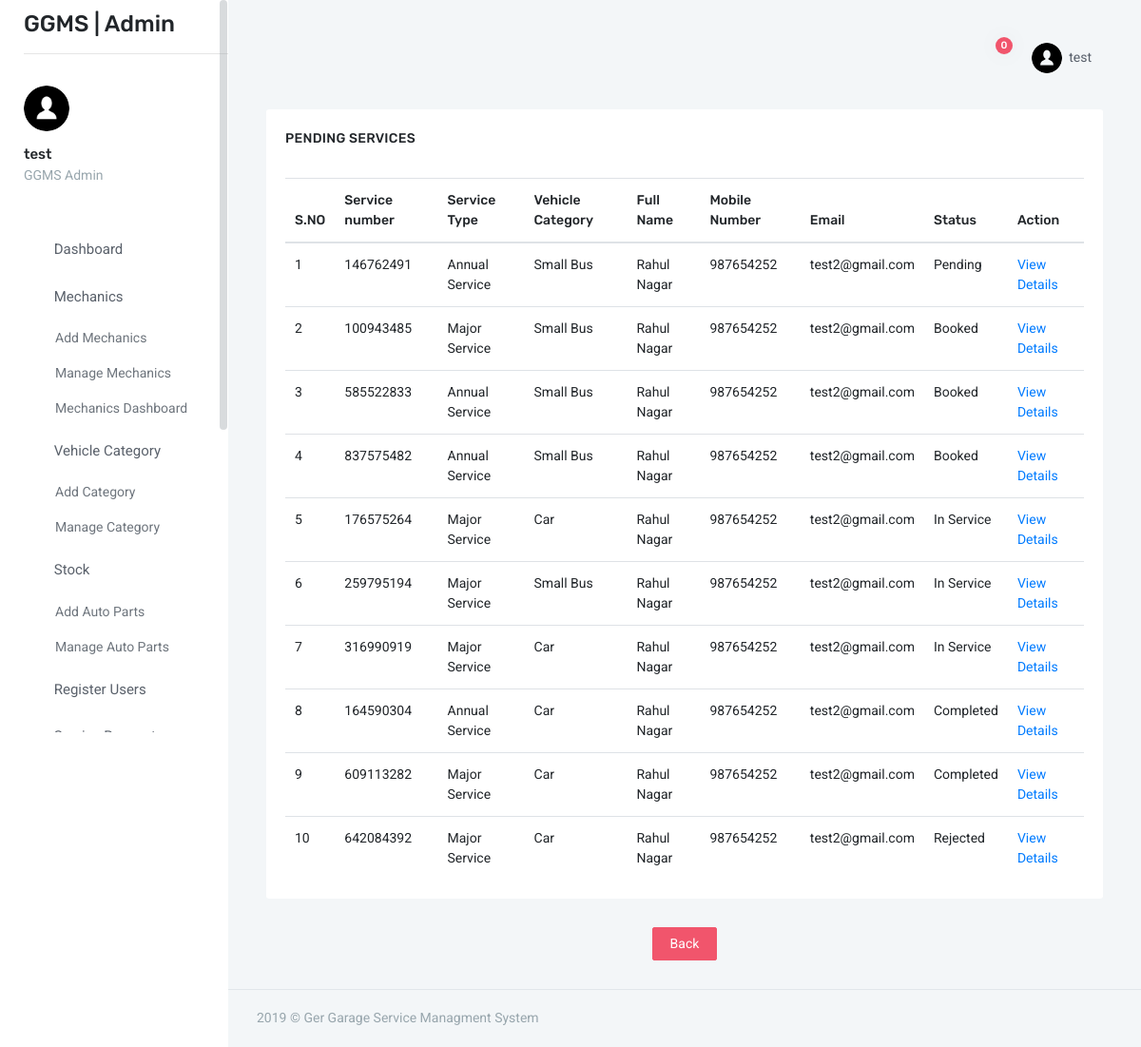
/admin/all-services.php (signed in), run on the app's committed database.
### tables this page shows
CREATE TABLE `tblservicerequest` (
  `ID` int(10) NOT NULL,
  `UserId` int(10) NOT NULL,
  `ServiceNumber` varchar(20) NOT NULL,
  `ServiceType` varchar(120) NOT NULL,
  `Category` varchar(120) NOT NULL,
  `VehicleName` varchar(120) NOT NULL,
  `VehicleModel` varchar(120) NOT NULL,
  `VehicleBrand` varchar(120) NOT NULL,
  `VehicleRegno` varchar(120) NOT NULL,
  `ServiceDate` date NOT NULL,
  `ServiceTime` varchar(100) NOT NULL,
  `DeliveryType` varchar(120) NOT NULL,
  `PickupAddress` varchar(120) NOT NULL,
  `Description` varchar(250) NOT NULL,
  `ServicerequestDate` timestamp NOT NULL DEFAULT CURRENT_TIMESTAMP ON UPDATE CURRENT_TIMESTAMP,
  `ServiceBy` varchar(120) NOT NULL,
  `ServiceCharge` int(10) NOT NULL,
  `PartsCharge` int(10) NOT NULL,
  `OtherCharge` int(10) NOT NULL,
  `AdminRemark` varchar(120) NOT NULL,
  `AdminStatus` varchar(120) NOT NULL,
  `AdminRemarkdate` timestamp NOT NULL DEFAULT CURRENT_TIMESTAMP
);

CREATE TABLE `tbluser` (
  `ID` int(10) NOT NULL,
  `FullName` varchar(120) NOT NULL,
  `MobileNo` int(20) NOT NULL,
  `Email` varchar(120) NOT NULL,
  `Password` varchar(120) NOT NULL,
  `RegDate` timestamp NOT NULL DEFAULT CURRENT_TIMESTAMP ON UPDATE CURRENT_TIMESTAMP
);

### admin/all-services.php (the view, shortened to what this page needs)
<?php
include('includes/dbconnection.php');
if (strlen($_SESSION['adid']==0)) {
  header('location:logout.php');
  } else{
?>
<!doctype html>
<html lang="en">
<head>
    <link href="assets/css/bootstrap.min.css" rel="stylesheet" type="text/css" />
    <link href="assets/css/icons.css" rel="stylesheet" type="text/css" />
    <link href="assets/css/metismenu.min.css" rel="stylesheet" type="text/css" />
    <link href="assets/css/style.css" rel="stylesheet" type="text/css" />
</head>
<body>
    <div id="wrapper">
        <?php include_once('includes/sidebar.php');?>
        <div class="content-page">
            <?php include_once('includes/header.php');?>
            <div class="content">
                <div class="container-fluid">
                    <div class="row">
                        <div class="col-12">
                            <div class="card-box">
                                <h4 class="m-t-0 header-title">Pending Services</h4>
                                <div class="row">
                                    <div class="col-12">
                                        <div class="p-20">
                                            <table class="table mb-0">
                                                <thead>
                                                    <tr>
                                                        <th>S.NO</th>
                                                        <th>Service number</th>
                                                        <th>Service Type</th>
                                                        <th>Vehicle Category</th>
                                                        <th>Full Name</th>
                                                        <th>Mobile Number</th>
                                                        <th>Email</th>
                                                        <th>Status</th>
                                                        <th>Action</th>
                                                    </tr>
                                                </thead>
                                                <?php
                                                    $ret=mysqli_query($con,"select tblservicerequest.ServiceType ,tblservicerequest.Category,tblservicerequest.ServiceNumber,tblservicerequest.AdminStatus,tblservicerequest.ID as apid, tbluser.FullName,tbluser.MobileNo,tbluser.Email,tbluser.RegDate from  tblservicerequest inner join tbluser on tbluser.ID=tblservicerequest.UserId order by tblservicerequest.AdminStatus ASC");
                                                    $cnt=1;
                                                    while ($row=mysqli_fetch_array($ret)) {
                                                ?>
                                                <tr>
                                                    <td><?php echo $cnt;?></td>
                                                    <td><?php  echo $row['ServiceNumber'];?></td>
                                                    <td><?php  echo $row['ServiceType'];?></td>
                                                    <td><?php  echo $row['Category'];?></td>
                                                    <td><?php  echo $row['FullName'];?></td>
                                                    <td><?php  echo $row['MobileNo'];?></td>
                                                    <td><?php  echo $row['Email'];?></td>
                                                    <td><?php  if($row['AdminStatus']==''){
                                                        echo "Pending";
                                                    }elseif($row['AdminStatus']==1){
                                                        echo "Booked";
                                                    }elseif($row['AdminStatus']==2){
                                                        echo "In Service";
                                                    }elseif($row['AdminStatus']==3){
                                                        echo "Completed";
                                                    }elseif($row['AdminStatus']==4){
                                                        echo "Collected";
                                                    }elseif($row['AdminStatus']==5){
                                                        echo "Scraped";
                                                    }elseif($row['AdminStatus']==6){
                                                        echo "Rejected";
                                                    }?></td>
                                                    <td><a
                                                            href="view-service-request.php?aticid=<?php echo $row['apid'];?>">View
                                                            Details</a></td>
                                                </tr>
                                                <?php
$cnt=$cnt+1;
}?>
                                            </table>
                                        </div>
                                    </div>
                                </div>
                            </div>
                        </div>
                    </div>
                </div>
            </div>
            <div class="col-12">
                <p style="text-align: center;"> <button type="cancel" name="cancel" class="btn btn-danger "
                        onClick="document.location.href='dashboard.php';">Back</button></p>
            </div>
            <?php include_once('includes/footer.php');?>
        </div>
    </div>
</body>
</html>
<?php }  ?>

### admin/includes/sidebar.php (shortened to what this page needs)
  <div class="left side-menu">
      <div class="slimscroll-menu" id="remove-scroll">
          <div class="topbar-left">
              <h3>GGMS | Admin </h3>
              <hr />
          </div>
          <div class="user-box">
              <div class="user-img">
                  <img src="assets/images/user.png" alt="user-img" title="Mat Helme" class="rounded-circle img-fluid">
              </div>
              <?php
$adid=$_SESSION['adid'];
$ret=mysqli_query($con,"select AdminName from tbladmin where ID='$adid'");
$row=mysqli_fetch_array($ret);
$name=$row['AdminName'];
?>
              <h5><?php echo $name; ?></a> </h5>
              <p class="text-muted">GGMS Admin</p>
          </div>
          <div id="sidebar-menu">
              <ul class="metismenu" id="side-menu">
                  <li>
                      <a href="dashboard.php">
                          <span> Dashboard </span>
                      </a>
                  </li>
                  <li>
                      <a href="javascript: void(0);"><i class="fi-layers"></i><span> Mechanics </span> <span
                              class="menu-arrow"></span></a>
                      <ul class="nav-second-level" aria-expanded="false">
                          <li><a href="add-mechanics.php">Add Mechanics</a></li>
                          <li><a href="manage-mechanics.php">Manage Mechanics</a></li>
                          <li><a href="mechanic-dashboard.php">Mechanics Dashboard</a></li>
                      </ul>
                  </li>
                  <li>
                      <a href="javascript: void(0);"><i class="fa fa-car"></i><span> Vehicle Category </span> <span
                              class="menu-arrow"></span></a>
                      <ul class="nav-second-level" aria-expanded="false">
                          <li><a href="add-category.php">Add Category</a></li>
                          <li><a href="manage-category.php">Manage Category</a></li>
                      </ul>
                  </li>
                  <li>
                      <a href="javascript: void(0);"><i class="fa fa-sticky-note"></i><span> Stock </span> <span
                              class="menu-arrow"></span></a>
                      <ul class="nav-second-level" aria-expanded="false">
                          <li><a href="add-parts.php">Add Auto Parts</a></li>
                          <li><a href="manage-parts.php">Manage Auto Parts</a></li>
                      </ul>
                  </li>
                  <li>
                      <a href="reg-user.php">
                          <i class="icon-people"></i> <span> Register Users </span>
                      </a>
                  </li>
                  <li>
                      <a href="javascript: void(0);"><i class="fa fa-book"></i><span> Service Request </span> <span
                              class="menu-arrow"></span></a>
                  </li>
              </ul>
          </div>
      </div>
  </div>

### admin/includes/header.php (shortened to what this page needs)
                <div class="topbar">
                    <nav class="navbar-custom">
                        <ul class="list-unstyled topbar-right-menu float-right mb-0">
 <?php
$ret=mysqli_query($con,"select tblservicerequest.ServiceNumber,tblservicerequest.ID as apid, tbluser.FullName,tblservicerequest.ServicerequestDate from  tblservicerequest inner join tbluser on tbluser.ID=tblservicerequest.UserId where tblservicerequest.AdminStatus is null");
$num=mysqli_num_rows($ret);?>
                            <li class="dropdown notification-list">
                                <a class="nav-link dropdown-toggle arrow-none" data-toggle="dropdown" href="#" role="button"
                                   aria-haspopup="false" aria-expanded="false">
                                    <i class="fi-bell noti-icon"></i>
                                    <span class="badge badge-danger badge-pill noti-icon-badge"><?php echo $num;?></span>
                                </a>
                            </li>
                            <?php
$adid=$_SESSION['adid'];
$ret=mysqli_query($con,"select AdminName from tbladmin where ID='$adid'");
$row=mysqli_fetch_array($ret);
$name=$row['AdminName'];
?>
                            <li class="dropdown notification-list">
                                <a class="nav-link dropdown-toggle nav-user" data-toggle="dropdown" href="#" role="button"
                                   aria-haspopup="false" aria-expanded="false">
                                    <img src="assets/images/user.png" alt="user" class="rounded-circle"> <span class="ml-1"><?php echo $name; ?> <i class="mdi mdi-chevron-down"></i> </span>
                                </a>
                            </li>
                        </ul>
                    </nav>
                </div>

### data on the page
tblservicerequest: ServiceNumber "146762491", ServiceType "Annual Service", Category "Small Bus", UserId.FullName "Rahul Nagar", UserId.MobileNo "987654252", UserId.Email "test2@gmail.com", AdminStatus "Pending"
tblservicerequest: ServiceNumber "100943485", ServiceType "Major Service", Category "Small Bus", UserId.FullName "Rahul Nagar", UserId.MobileNo "987654252", UserId.Email "test2@gmail.com", AdminStatus "Booked"
tblservicerequest: ServiceNumber "585522833", ServiceType "Annual Service", Category "Small Bus", UserId.FullName "Rahul Nagar", UserId.MobileNo "987654252", UserId.Email "test2@gmail.com", AdminStatus "Booked"
tblservicerequest: ServiceNumber "837575482", ServiceType "Annual Service", Category "Small Bus", UserId.FullName "Rahul Nagar", UserId.MobileNo "987654252", UserId.Email "test2@gmail.com", AdminStatus "Booked"
tblservicerequest: ServiceNumber "176575264", ServiceType "Major Service", Category "Car", UserId.FullName "Rahul Nagar", UserId.MobileNo "987654252", UserId.Email "test2@gmail.com", AdminStatus "In Service"
tblservicerequest: ServiceNumber "259795194", ServiceType "Major Service", Category "Small Bus", UserId.FullName "Rahul Nagar", UserId.MobileNo "987654252", UserId.Email "test2@gmail.com", AdminStatus "In Service"
tblservicerequest: ServiceNumber "316990919", ServiceType "Major Service", Category "Car", UserId.FullName "Rahul Nagar", UserId.MobileNo "987654252", UserId.Email "test2@gmail.com", AdminStatus "In Service"
tblservicerequest: ServiceNumber "164590304", ServiceType "Annual Service", Category "Car", UserId.FullName "Rahul Nagar", UserId.MobileNo "987654252", UserId.Email "test2@gmail.com", AdminStatus "Completed"
tblservicerequest: ServiceNumber "609113282", ServiceType "Major Service", Category "Car", UserId.FullName "Rahul Nagar", UserId.MobileNo "987654252", UserId.Email "test2@gmail.com", AdminStatus "Completed"
tblservicerequest: ServiceNumber "642084392", ServiceType "Major Service", Category "Car", UserId.FullName "Rahul Nagar", UserId.MobileNo "987654252", UserId.Email "test2@gmail.com", AdminStatus "Rejected"

### other printed values
$name "test"
$num "0"
